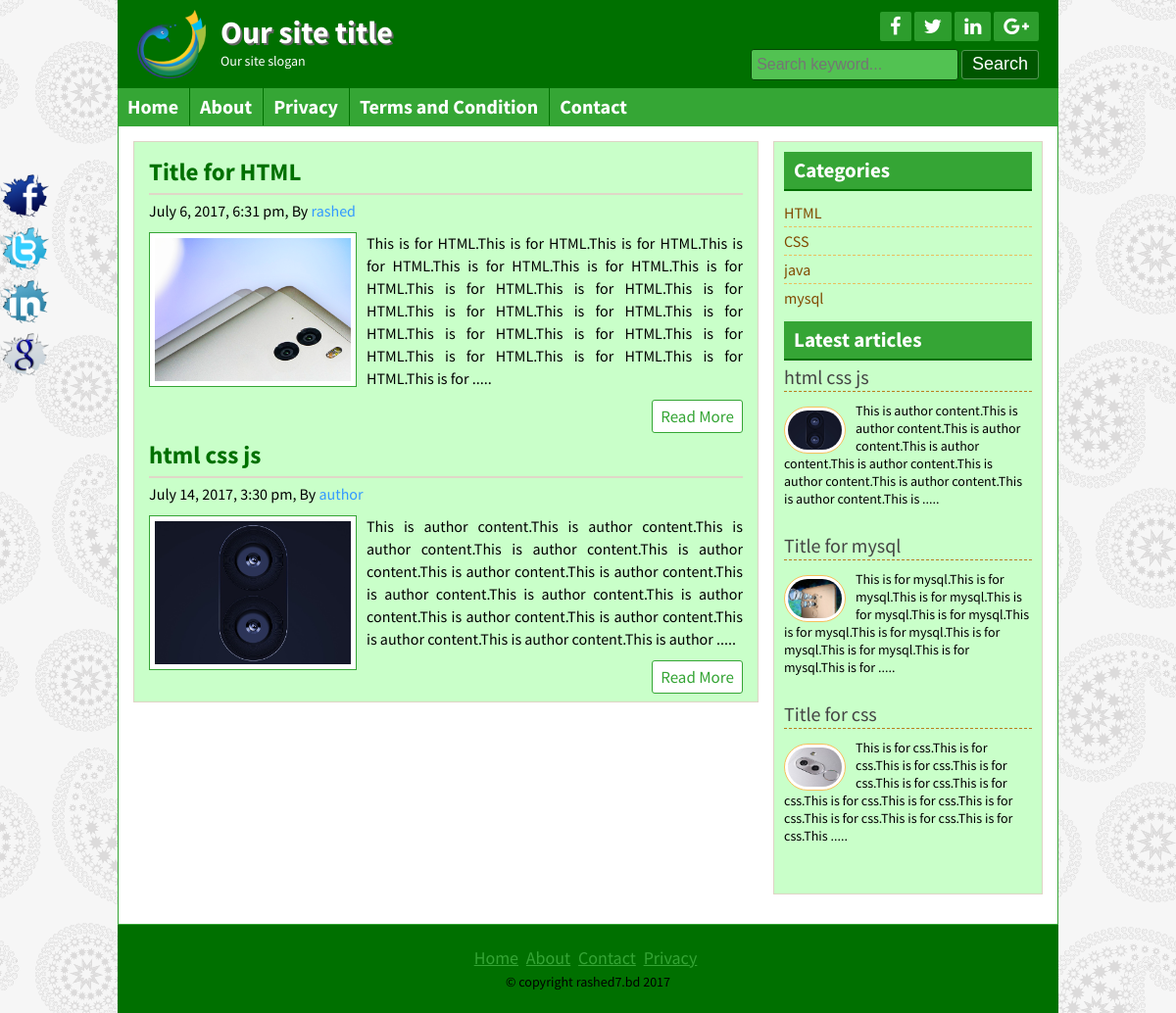
/posts.php?category=3, run on the app's committed database.
### tables this page shows
CREATE TABLE `title_slogan` (
  `id` int(11) NOT NULL,
  `title` varchar(255) NOT NULL,
  `slogan` varchar(255) NOT NULL,
  `logo` varchar(255) NOT NULL
);

CREATE TABLE `tbl_social` (
  `id` int(11) NOT NULL,
  `fb` varchar(255) NOT NULL,
  `tw` varchar(255) NOT NULL,
  `ln` varchar(255) NOT NULL,
  `gp` varchar(255) NOT NULL
);

CREATE TABLE `tbl_page` (
  `id` int(11) NOT NULL,
  `name` varchar(255) NOT NULL,
  `body` text NOT NULL
);

CREATE TABLE `tbl_post` (
  `id` int(11) NOT NULL,
  `cat` int(11) NOT NULL,
  `title` varchar(255) NOT NULL,
  `body` text NOT NULL,
  `image` varchar(255) NOT NULL,
  `author` varchar(255) NOT NULL,
  `tags` varchar(255) NOT NULL,
  `date` timestamp NOT NULL DEFAULT CURRENT_TIMESTAMP,
  `userid` int(11) NOT NULL
);

CREATE TABLE `tbl_category` (
  `id` int(11) NOT NULL,
  `name` varchar(50) NOT NULL
);

CREATE TABLE `tbl_footer` (
  `id` int(11) NOT NULL,
  `note` varchar(255) NOT NULL
);

### lib/Database.php (called while the page is built, shortened)
<?php
Class Database{
	public $host   = DB_HOST;
	public $user   = DB_USER;
	public $pass   = DB_PASS;
	public $dbname = DB_NAME;
	public $link;
	private function connectDB(){
	$this->link = new mysqli($this->host, $this->user, $this->pass, $this->dbname);
 }
	public function select($query){
		$result = $this->link->query($query) or die($this->link->error.__LINE__);
		if($result->num_rows > 0){
			return $result;
		} else {
			return false;
		}
	}
}

### helpers/Format.php (called while the page is built, shortened)
<?php
    class Format
    {
        public function formatDate($date)
        {
            return date('F j, Y, g:i a', strtotime($date));
        }
        public function textShorten($text, $limit=400)
        {
            $text = $text. " ";
            $text = substr($text, 0, $limit);
            $text = substr($text, 0, strrpos($text, ' '));
            $text = $text. " .....";
            return $text;
        }
    }
 ?>

### posts.php (the view)
<?php
	include_once 'inc/header.php';
 ?>
 <?php
 	if (!isset($_GET['category']) || $_GET['category'] == NULL) {
 		header("Location:404.php");
 	}else {
 		$id = $_GET['category'];
 	}
  ?>
	<div class="contentsection contemplete clear">
		<div class="maincontent clear">
			<?php
				$query = "SELECT * FROM tbl_post WHERE cat = $id";
				$post = $db->select($query);
				if ($post) {
					while ($result = $post->fetch_assoc()) {
			 ?>
				<div class="samepost clear">
					<h2><a href="post.php?id=<?php echo $result['id']; ?>"><?php echo $result['title']; ?></a></h2>
					<h4><?php echo $fm->formatDate($result['date']); ?>, By <a href="#"><?php echo $result['author']; ?></a></h4>
					 <a href="#"><img src="admin/<?php echo $result['image']; ?>" alt="post image"/></a>
					<p><?php echo $fm->textShorten($result['body'], 343); ?></p>
					<div class="readmore clear">
						<a href="post.php?id=<?php echo $result['id']; ?>">Read More</a>
					</div>
				</div>
			<?php } ?>
			<?php
				}else{
					echo "<h3>No post avaliavle in this category !</h3>";
				}
			?>
		</div>
        <?php include_once 'inc/sidebar.php'; ?>
	</div>
<?php include_once 'inc/footer.php'; ?>

### inc/header.php (shortened to what this page needs)
<?php
	include_once 'lib/Database.php';
	include_once 'helpers/Format.php';
	$db = new Database();
	$fm = new Format();
 ?>
<!DOCTYPE html>
<html>
<head>
<?php include_once 'scripts/css.php'; ?>
</head>
<body>
	<div class="headersection templete clear">
		<a href="index.php">
			<div class="logo">
			<?php
				$query = "SELECT * FROM title_slogan WHERE id = '1'";
				$blog_title = $db->select($query);
				if ($blog_title) {
					while ($result = $blog_title->fetch_assoc()) {
			 ?>
				<img src="admin/<?php echo $result['logo']; ?>" alt="Logo"/>
				<h2><?php echo $result['title']; ?></h2>
				<p><?php echo $result['slogan']; ?></p>
			<?php
				}
			}
			 ?>
			</div>
		</a>
		<div class="social clear">
			<div class="icon clear">
		<?php
			$query = "SELECT * FROM tbl_social WHERE id = '1'";
			$sociallink = $db->select($query);
			if ($sociallink) {
				while ($result = $sociallink->fetch_assoc()) {
		 ?>
				<a href="<?php echo $result['fb']; ?>" target="_blank"><i class="fa fa-facebook"></i></a>
				<a href="<?php echo $result['tw']; ?>" target="_blank"><i class="fa fa-twitter"></i></a>
				<a href="<?php echo $result['ln']; ?>" target="_blank"><i class="fa fa-linkedin"></i></a>
				<a href="<?php echo $result['gp']; ?>" target="_blank"><i class="fa fa-google-plus"></i></a>
			</div>
		<?php
				}
			}
		 ?>
			<div class="searchbtn clear">
			<form action="search.php" method="get">
				<input type="text" name="search" placeholder="Search keyword..."/>
				<input type="submit" name="submit" value="Search"/>
			</form>
			</div>
		</div>
	</div>
<div class="navsection templete">
<?php
	$path = $_SERVER['SCRIPT_FILENAME'];
	$currentpage = basename($path, '.php');
 ?>
	<ul>
		<li><a
			<?php if ($currentpage == 'index') {
				echo 'id="active"';
			} ?>
			href="index.php">Home</a></li>
		<?php
			$query = "SELECT * FROM tbl_page";
			$pages = $db->select($query);
			if ($pages) {
				while ($result = $pages->fetch_assoc()) {
		 ?>
				<li><a <?php
					if (isset($_GET['pageid']) && $_GET['pageid'] == $result['id']) {
						echo 'id="active"';
					}
				 ?> href="page.php?pageid=<?php echo $result['id']; ?>"><?php echo $result['name']; ?></a></li>
		<?php
				}
			}
		 ?>
		<li><a
			<?php if ($currentpage == 'contact') {
				echo 'id="active"';
			} ?>
			href="contact.php">Contact</a></li>
	</ul>
</div>

### inc/sidebar.php
<div class="sidebar clear">
    <div class="samesidebar clear">
        <h2>Categories</h2>
            <ul>
                <?php
                    $query = "SELECT * FROM tbl_category";
                    $category = $db->select($query);
                    if ($category) {
                        while ($result = $category->fetch_assoc()) {
                 ?>
                    <li><a href="posts.php?category=<?php echo $result['id']; ?>"><?php echo $result['name']; ?></a></li>
                <?php
                    }
                }else { ?>
                    <li>No category created.</li>
                <?php } ?>
            </ul>
    </div>
    <div class="samesidebar clear">
        <h2>Latest articles</h2>
        <?php
            $query = "SELECT * FROM tbl_post ORDER BY id DESC LIMIT 3";
            $post = $db->select($query);
            if ($post) {
                while ($result = $post->fetch_assoc()) {
         ?>
            <div class="popular clear">
                <h3><a href="post.php?id=<?php echo $result['id']; ?>"><?php echo $result['title']; ?></a></h3>
                <a href="post.php?id=<?php echo $result['id']; ?>"><img src="admin/<?php echo $result['image']; ?>" alt="post image"/></a>
                <p><?php echo $fm->textShorten($result['body'], 200); ?></p>
            </div>
        <?php
                }
            }else {
                header("location:404.php");
            }
         ?>
    </div>
</div>

### inc/footer.php (shortened to what this page needs)
<div class="footersection templete clear">
  <div class="footermenu clear">
    <ul>
        <li><a href="#">Home</a></li>
        <li><a href="#">About</a></li>
        <li><a href="#">Contact</a></li>
        <li><a href="#">Privacy</a></li>
    </ul>
  </div>
<?php
    $query = "SELECT * FROM tbl_footer WHERE id = '1'";
    $footernote = $db->select($query);
    if ($footernote) {
        while ($result = $footernote->fetch_assoc()) {
 ?>
    <p>&copy; <?php echo $result['note']; ?> <?php echo date('Y'); ?></p>
<?php
    }
}
 ?>
</div>
<div class="fixedicon clear">
<?php
    $query = "SELECT * FROM tbl_social WHERE id = '1'";
    $sociallink = $db->select($query);
    if ($sociallink) {
        while ($result = $sociallink->fetch_assoc()) {
 ?>
    <a href="<?php echo $result['fb']; ?>" target="_blank"><img src="images/fb.png" alt="Facebook"/></a>
    <a href="<?php echo $result['tw']; ?>" target="_blank"><img src="images/tw.png" alt="Twitter"/></a>
    <a href="<?php echo $result['ln']; ?>" target="_blank"><img src="images/in.png" alt="LinkedIn"/></a>
    <a href="<?php echo $result['gp']; ?>" target="_blank"><img src="images/gl.png" alt="GooglePlus"/></a>
<?php
        }
    }
 ?>
</div>
</body>
</html>

### theme/green.css (style rules this page uses)
.headersection,.footersection { background: #007000 none repeat scroll 0 0; }
.icon a { background: #2d9d2d none repeat scroll 0 0; }
.searchbtn input[type="text"] { background: #52c252 none repeat scroll 0 0;border: 1px solid #034703; }
.searchbtn input[type="submit"] { border: 1px solid #549854; }
input[type="submit"] { background: #005600 none repeat scroll 0 0;border: 1px solid #52c252; }
.navsection { background: #35a635 none repeat scroll 0 0; }
.navsection ul li { border-left: 1px solid #007000;border-right: 1px solid #38a838; }
.samepost h2 a { color: #007000; }
.maincontent,.sidebar { background: #C9FFC9 none repeat scroll 0 0; }
.samepost img { border: 1px solid #35A535; }
.contentsection { border: 1px solid #35A535; }
.samesidebar h2 { background: #35a535 none repeat scroll 0 0; border-bottom: 2px solid #007000;color: #fff; }
.readmore a { border: 1px solid #35a635;color: #35a535; }
.footermenu ul li a { color: #35A535; }
.samepost h2, .about h2 { color: #007000; }

### data on the page
title_slogan: logo (picture), title "Our site title", slogan "Our site slogan"
tbl_page: name "About"
tbl_page: name "Privacy"
tbl_page: name "Terms and Condition"
tbl_post: title "Title for HTML", date "July 6, 2017, 6:31 pm", author "rashed", image (picture), body "This is for HTML.This is for HTML.This is for HTML.This is for HTML.This is for HTML.This is for HTML.This is for HTML.This is for HTML.This is for HTML.This is for HTML.This is for HTML.This is for HTML.This is for HTML.This is for HTML.This is for HTML.This is for HTML.This is for HTML.This is for HTML.This is for HTML.This is for ....."
tbl_post: title "html css js", date "July 14, 2017, 3:30 pm", author "author", image (picture), body "This is author content.This is author content.This is author content.This is author content.This is author content.This is author content.This is author content.This is author content.This is author content.This is author content.This is author content.This is author content.This is author content.This is author content.This is author .....", body "This is author content.This is author content.This is author content.This is author content.This is author content.This is author content.This is author content.This is author content.This is ....."
tbl_category: name "HTML"
tbl_category: name "CSS"
tbl_category: name "java"
tbl_category: name "mysql"
tbl_post: title "Title for mysql", image (picture), body "This is for mysql.This is for mysql.This is for mysql.This is for mysql.This is for mysql.This is for mysql.This is for mysql.This is for mysql.This is for mysql.This is for mysql.This is for ....."
tbl_post: title "Title for css", image (picture), body "This is for css.This is for css.This is for css.This is for css.This is for css.This is for css.This is for css.This is for css.This is for css.This is for css.This is for css.This is for css.This ....."
tbl_footer: note "copyright rashed7.bd"
